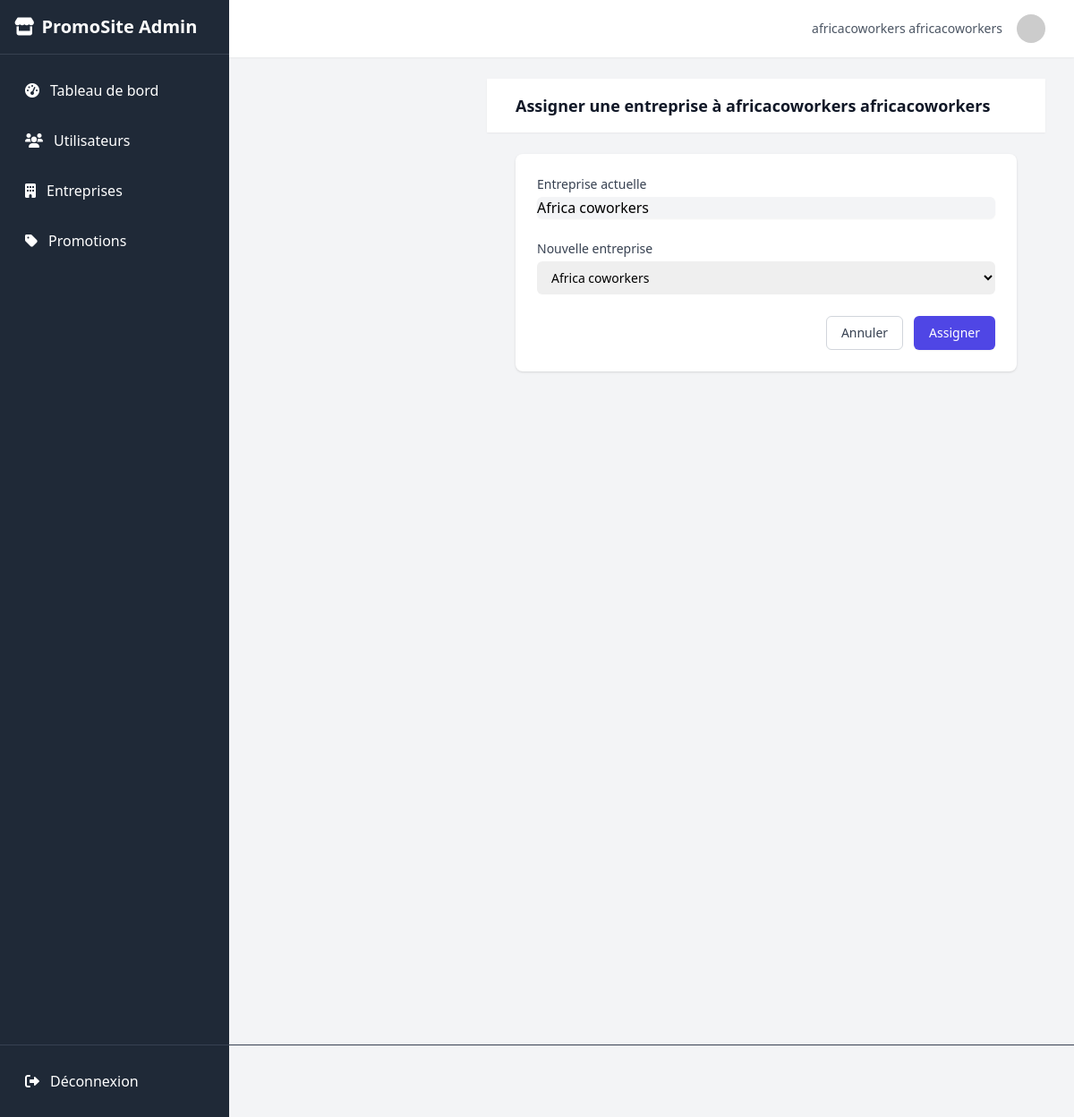
/admin-dashboard/users/6/assign-entreprise/ (signed in), run on the app's committed database.
### promotions/models.py (models this page shows, shortened)
class Utilisateur(AbstractUser):
    username = models.CharField(max_length=150, unique=True, blank=True, null=True)
    entreprise = models.OneToOneField(Entreprise, on_delete=models.CASCADE, null=True, blank=True)
    email = models.EmailField(unique=True)
    password_reset_required = models.BooleanField(default=True)
    is_active = models.BooleanField(default=True)
    is_admin = models.BooleanField(default=False)
    is_staff = models.BooleanField(default=False)
    is_superuser = models.BooleanField(default=False)
    verification_code = models.CharField(max_length=6, blank=True, null=True)
    USERNAME_FIELD = "email"
    REQUIRED_FIELDS = []
    objects = UserAccountManager()

class Entreprise(models.Model):
    nom = models.CharField(max_length=100)
    categorie_e = models.CharField(max_length=50, choices=[
        ('Hôtel', 'Hôtel'),
        ('Supermarché', 'Supermarché'),
        ('hôpital', 'Hôpital'),
        ('magasin', 'Magasin'),
        ('réseau', 'Réseau'),
    ], default="Supermarché")
    email = models.EmailField()
    description = models.TextField(default="Soyez à l'afflux de nos meilleurs promos")
    contact = models.CharField(max_length=20)
    logo = models.ImageField(upload_to='logos/')
    banniere = models.ImageField(upload_to='bannieres/')
    localisation = models.CharField(max_length=255, help_text="Adresse textuelle pour l'affichage")
    localisation_map = models.TextField(help_text="Texte pour l'iframe Google Maps (ex: '6.1234,1.5678' ou 'Nom+du+lieu')")
    latitude = models.FloatField(blank=True, null=True,default=0)
    longitude = models.FloatField(blank=True, null=True,default=0)
    facebook = models.URLField(blank=True, null=True)
    instagram = models.URLField(blank=True, null=True)
    twitter = models.URLField(blank=True, null=True)
    website = models.URLField(blank=True, null=True)
    meta_description = models.TextField(blank=True, null=True, help_text="Description pour le référencement SEO")
    meta_keywords = models.CharField(max_length=255, blank=True, null=True, help_text="Mots-clés pour le référencement SEO, séparés par des virgules")
    abonnes_count = models.PositiveIntegerField(default=0)
    class Meta:
        verbose_name = "Entreprise"
        verbose_name_plural = "Entreprises"

### promotions/views.py (the view, shortened to what this page needs)
# urls.py: path('admin-dashboard/users/<int:user_id>/assign-entreprise/', views.admin_assign_entreprise, name='admin_assign_entreprise'),
@user_passes_test(is_admin, login_url='/connexion/')
def admin_assign_entreprise(request, user_id):
    user = get_object_or_404(Utilisateur, pk=user_id)
    entreprises = Entreprise.objects.all()
    return render(request, 'admin/users/assign_entreprise.html', {
        'user': user,
        'entreprises': entreprises
    })

### promotions/views.py (called while the page is built)
def is_admin(user):
    return user.is_authenticated and user.is_staff

### promotions/templates/admin/users/assign_entreprise.html (shortened to what this page needs)
{% extends 'base1.html' %}
{% block content %}
<div class="min-h-screen bg-gray-100">
    <div class="md:ml-64">
        <header class="bg-white shadow-sm">
            <div class="max-w-7xl mx-auto py-4 px-4 sm:px-6 lg:px-8">
                <h1 class="text-lg font-semibold text-gray-900">
                    Assigner une entreprise à {{ user.get_full_name|default:user.username }}
                </h1>
            </div>
        </header>
        <main class="max-w-7xl mx-auto py-6 sm:px-6 lg:px-8">
            <div class="bg-white shadow rounded-lg overflow-hidden">
                <div class="px-4 py-5 sm:p-6">
                    <form method="post">
                        <div class="space-y-6">
                            <div>
                                <label class="block text-sm font-medium text-gray-700">Entreprise actuelle</label>
                                <div class="mt-1">
                                    <input type="text" class="block w-full rounded-md border-gray-300 shadow-sm disabled:bg-gray-100" disabled value="{{ user.entreprise.nom|default:'Aucune entreprise assignée' }}">
                                </div>
                            </div>
                            <div>
                                <label for="entreprise" class="block text-sm font-medium text-gray-700">Nouvelle entreprise</label>
                                <select id="entreprise" name="entreprise" class="mt-1 block w-full rounded-md border-gray-300 py-2 pl-3 pr-10 text-base focus:border-indigo-500 focus:outline-none focus:ring-indigo-500 sm:text-sm">
                                    {% for entreprise in entreprises %}
                                    <option value="{{ entreprise.id }}" {% if user.entreprise.id == entreprise.id %}selected{% endif %}>{{ entreprise.nom }}</option>
                                    {% endfor %}
                                </select>
                            </div>
                        </div>
                        <div class="mt-6 flex justify-end space-x-3">
                            <a href="{% url 'admin_user_management' %}" class="px-4 py-2 border border-gray-300 rounded-md text-sm font-medium text-gray-700 hover:bg-gray-50">
                                Annuler
                            </a>
                            <button type="submit" class="px-4 py-2 border border-transparent rounded-md shadow-sm text-sm font-medium text-white bg-indigo-600 hover:bg-indigo-700">
                                Assigner
                            </button>
                        </div>
                    </form>
                </div>
            </div>
        </main>
    </div>
</div>
{% endblock %}

### promotions/templates/base1.html (shortened to what this page needs)
{% load static %}
<!DOCTYPE html>
<html lang="fr">
<head>
    <script src="https://cdn.tailwindcss.com"></script>
    <link rel="stylesheet" href="https://cdnjs.cloudflare.com/ajax/libs/font-awesome/6.0.0/css/all.min.css">
</head>
<body class="bg-gray-100 flex h-screen">
    <div class="sidebar bg-gray-800 text-white w-64 flex-shrink-0 hidden md:block">
        <div class="p-4 border-b border-gray-700">
            <h1 class="text-xl font-bold flex items-center">
                <i class="fas fa-store mr-2"></i>
                PromoSite Admin
            </h1>
        </div>
        <nav class="p-4">
            <ul class="space-y-2">
                <li>
                    <a href="{% url 'admin_dashboard' %}" class="sidebar-item flex items-center p-3 rounded-lg {% if request.resolver_match.url_name == 'admin_dashboard' %}active{% endif %}">
                        <i class="fas fa-tachometer-alt mr-3"></i>
                        Tableau de bord
                    </a>
                </li>
                <li>
                    <a href="{% url 'admin_user_management' %}" class="sidebar-item flex items-center p-3 rounded-lg {% if 'admin_user' in request.resolver_match.url_name %}active{% endif %}">
                        <i class="fas fa-users mr-3"></i>
                        Utilisateurs
                    </a>
                </li>
                <li>
                    <a href="{% url 'admin_entreprise_management' %}" class="sidebar-item flex items-center p-3 rounded-lg {% if 'admin_entreprise' in request.resolver_match.url_name %}active{% endif %}">
                        <i class="fas fa-building mr-3"></i>
                        Entreprises
                    </a>
                </li>
                <li>
                    <a href="{% url 'admin_promotion_management' %}" class="sidebar-item flex items-center p-3 rounded-lg {% if 'admin_promotion' in request.resolver_match.url_name %}active{% endif %}">
                        <i class="fas fa-tag mr-3"></i>
                        Promotions
                    </a>
                </li>
            </ul>
            <div class="absolute bottom-0 left-0 right-0 p-4 border-t border-gray-700">
                <a href="{% url 'logout' %}" class="sidebar-item flex items-center p-3 rounded-lg">
                    <i class="fas fa-sign-out-alt mr-3"></i>
                    Déconnexion
                </a>
            </div>
        </nav>
    </div>
    <div class="flex-1 overflow-auto">
        <header class="bg-white shadow-sm">
            <div class="max-w-7xl mx-auto py-4 px-4 sm:px-6 lg:px-8 flex justify-between items-center">
                <div class="flex items-center space-x-4">
                    <span class="text-sm text-gray-600">{{ user.get_full_name|default:user.username }}</span>
                    <div class="relative">
                        <img class="h-8 w-8 rounded-full" src="https://ui-avatars.com/api/?name={{ user.username|urlencode }}&background=random" alt="">
                    </div>
                </div>
            </div>
        </header>
        <main class="max-w-7xl mx-auto py-6 sm:px-6 lg:px-8">
            {% block content %}{% endblock %}
        </main>
    </div>
</body>
</html>

### promotions/templates/base1.html (style rules this page uses)
.sidebar { transition: all 0.3s; }
.sidebar-item { transition: all 0.2s; }

### data on the page
Utilisateur: get_full_name "africacoworkers africacoworkers", entreprise.nom "Africa coworkers", entreprise "Africa coworkers"
